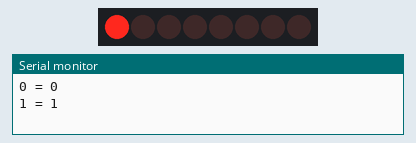
Simulated run of this sketch. Board: Arduino Uno, built with avr-gcc and run on an emulated ATmega328P. On the bench: 8 shift-register outputs drawn as a row of LEDs (first output left, lit = HIGH), the last lines printed to the serial monitor. Wiring (inferred from the names in the program): shift register (74HC595): data pin 12; shift clock pin 9; latch pin 11. Wiring (inferred from the signals the program sends): row of LEDs: on Q0, Q1, Q2, Q3, Q4, Q5, Q6, Q7.

Above: at 1.1 s.
At 5.1 s:
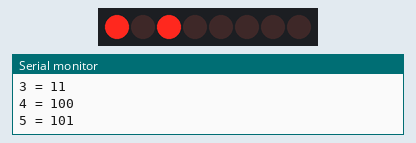
At 10.1 s:
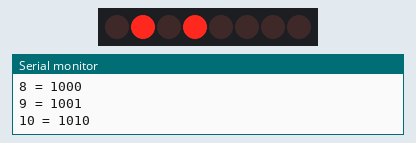
At 19.1 s:
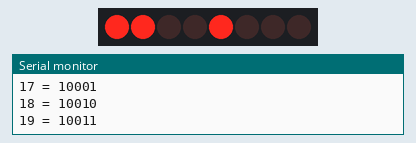
At 28.1 s:
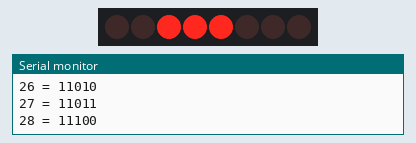
At 38.1 s:
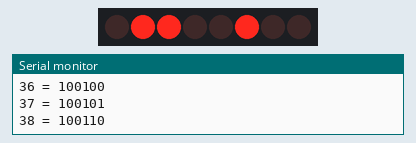
Timing chart, 0 to 40.0 s (numbered marks = the images above):
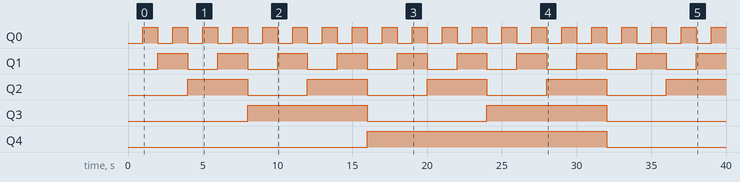

Measured:
- by itself, Q0: alternates HIGH for 1.0 s and LOW for 1.0 s
- by itself, Q1: alternates HIGH for 2.0 s and LOW for 2.0 s
- by itself, Q2: alternates HIGH for 4.0 s and LOW for 4.0 s
- by itself, Q3: alternates HIGH for 8.0 s and LOW for 8.0 s
- by itself, Q4: LOW → HIGH at 16.0 s, → LOW 16.0 s later

The sketch:

16.Binarycounter_595.ino
```cpp
int latchPin = 11; // Pin connected to ST_CP of 74HC595
int clockPin = 9; // Pin connected to SH_CP of 74HC595
int dataPin = 12; // Pin connected to DS of 74HC595

//byte LEDs = 0xff; //1111 1111
byte LEDs = 0;

void setup() {
    Serial.begin(115200);
  pinMode(latchPin, OUTPUT);
  pinMode(clockPin, OUTPUT);
  pinMode(dataPin, OUTPUT);
}

void loop()
{
    digitalWrite(latchPin, LOW);    //to enable input to come
    shiftOut(dataPin, clockPin, MSBFIRST, LEDs);  //LSBFIRST refers to least significant bit first and MSBFIRST refers to most significant bit first
    digitalWrite(latchPin, HIGH);   //to disable input to come
    Serial.print(LEDs, DEC);
    Serial.print(" = ");
    Serial.println(LEDs, BIN);
    LEDs++;
    delay(1000);
    //after 255, it will reset to 0 since it is a byte and can only store 8 bits
}
```
